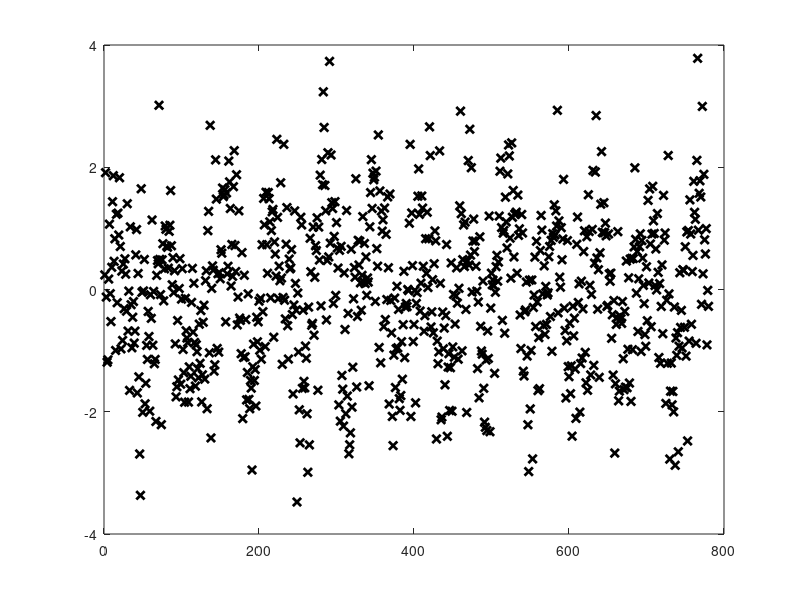

Write the MATLAB code that produced this figure. (Note: this script raises an error after producing the figure.)
clc 
clear

%Read the data set
T = dlmread("sin-data.txt");

%Actual position for reference
trueData = T(:,1);

%Sensor measurement data
mesData = T(:,2);

%Length of dataset
n = length(mesData);

%Plot the raw dataset
x = 1:n;

% figure (1)
% plot(x,mesData, "O")
% hold on
% plot(x, trueData)
% hold off
% xlabel("time samples");
% ylabel("amplitude");
% set(gca, "FontSize",26);
% legend("Measurement data", "Actual position");

%Initialize variables

t = 1; %time

%Noises
mesNoise = 0.0001;
dynNoise = 0.001;

% Initialize matrices 
%PArtial derivatives

Dfa = [0 0 0; 0 1 0; 0 0 0];

Dgx = [0 0 1];

Dgn = 1;

%Dynamic noise Co-variance
Q = [0 0 0; 0 dynNoise 0; 0 0 0];

%Measurement noise co-variance
R = mesNoise;

%Identity matrix (3x3)
I = eye(3) ;

%State Co-variance
SPrev = I;  

%State Matrix
XPrev = [0.001; 0.01; mesData(1,1)];

%Result array
Output = zeros(1, n);

%DeltaT
delta = 0.001;

while(t <  n)
    
    %Predicting the next state
    XPredict = [ (XPrev(1,1) + (delta*(t-1) * XPrev(2,1))) ;
                XPrev(2,1);
                sin( XPrev(1,1) * 0.1) ];
 
    Dfx = [1 delta*t 0; 0 1 0; 0.1*cos(0.1 * XPredict(1,1)) 0 0];
            
    %Predicting next state co-variance
    SPredict = (Dfx * SPrev * Dfx') + (Dfa * Q * Dfa');
    
    %Measurement data
    Y_t = mesData(t);
    
    %Calculating kalman gain
    K_t = (SPredict * Dgx') / ( (Dgx * SPredict * Dgx') + (Dgn * R * Dgn') );
    
    %Update state
    XNext = XPredict + (K_t * (Y_t - XPredict(3,1) ));
    
    %Update state co-variance
    S_t_t = (I - K_t * (Dgx)) * SPredict;
    
    %Update prev variables
    SPrev = S_t_t;
    XPrev = XNext;
    
    Output(1,t) = XNext(3,1);
        
    %Incriment loop counter
    t = t  + 1;

end
x = 1:n;
% close all

figure (2)
plot(x,mesData, "kx", "LineWidth", 2)
hold on
plot(x, Output(1,:), "K", "Linewidth",2)
% hold on
plot(x, trueData, "k-.","Linewidth",2)
hold off
xlabel("Samples");
ylabel("Amplitude");
set(gca, "FontSize",26);
legend("Measurement data", "Filter Output", "True Position");
xticks([0:130:780])
axis([0 780 -2 2]);

% %Ratios
% dynNoise = 0.001 mesNoise = 1
% dynNoise = 0.001 mesNoise = 0.1
% dynNoise = 0.001 mesNoise = 0.003